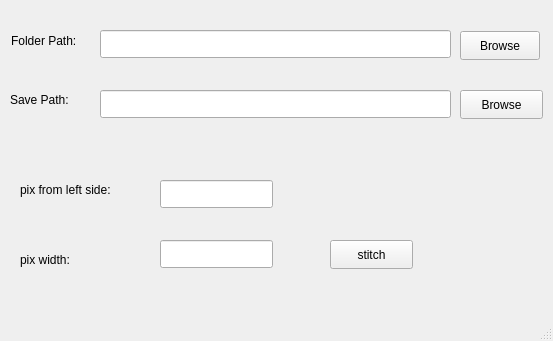
<?xml version="1.0" encoding="UTF-8"?>
<ui version="4.0">
 <class>MainWindow</class>
 <widget class="QMainWindow" name="MainWindow">
  <property name="geometry">
   <rect>
    <x>0</x>
    <y>0</y>
    <width>553</width>
    <height>341</height>
   </rect>
  </property>
  <property name="windowTitle">
   <string>MainWindow</string>
  </property>
  <widget class="QWidget" name="centralwidget">
   <widget class="QLabel" name="label_1">
    <property name="geometry">
     <rect>
      <x>11</x>
      <y>31</y>
      <width>77</width>
      <height>20</height>
     </rect>
    </property>
    <property name="text">
     <string>Folder Path:</string>
    </property>
   </widget>
   <widget class="QPushButton" name="pushButton_1">
    <property name="geometry">
     <rect>
      <x>460</x>
      <y>31</y>
      <width>80</width>
      <height>29</height>
     </rect>
    </property>
    <property name="text">
     <string>Browse</string>
    </property>
   </widget>
   <widget class="QLineEdit" name="lineEdit_2">
    <property name="geometry">
     <rect>
      <x>100</x>
      <y>90</y>
      <width>351</width>
      <height>28</height>
     </rect>
    </property>
   </widget>
   <widget class="QLabel" name="label_2">
    <property name="geometry">
     <rect>
      <x>10</x>
      <y>90</y>
      <width>66</width>
      <height>20</height>
     </rect>
    </property>
    <property name="text">
     <string>Save Path:</string>
    </property>
   </widget>
   <widget class="QPushButton" name="pushButton_2">
    <property name="geometry">
     <rect>
      <x>460</x>
      <y>90</y>
      <width>83</width>
      <height>29</height>
     </rect>
    </property>
    <property name="text">
     <string>Browse</string>
    </property>
   </widget>
   <widget class="QLineEdit" name="lineEdit_1">
    <property name="geometry">
     <rect>
      <x>100</x>
      <y>30</y>
      <width>351</width>
      <height>28</height>
     </rect>
    </property>
   </widget>
   <widget class="QLabel" name="label_3">
    <property name="geometry">
     <rect>
      <x>20</x>
      <y>180</y>
      <width>131</width>
      <height>20</height>
     </rect>
    </property>
    <property name="text">
     <string>pix from left side:</string>
    </property>
   </widget>
   <widget class="QLineEdit" name="lineEdit_3">
    <property name="geometry">
     <rect>
      <x>160</x>
      <y>180</y>
      <width>113</width>
      <height>28</height>
     </rect>
    </property>
   </widget>
   <widget class="QLabel" name="label_4">
    <property name="geometry">
     <rect>
      <x>20</x>
      <y>250</y>
      <width>91</width>
      <height>20</height>
     </rect>
    </property>
    <property name="text">
     <string>pix width:</string>
    </property>
   </widget>
   <widget class="QLineEdit" name="lineEdit_4">
    <property name="geometry">
     <rect>
      <x>160</x>
      <y>240</y>
      <width>113</width>
      <height>28</height>
     </rect>
    </property>
   </widget>
   <widget class="QPushButton" name="pushButton_3">
    <property name="geometry">
     <rect>
      <x>330</x>
      <y>240</y>
      <width>83</width>
      <height>29</height>
     </rect>
    </property>
    <property name="text">
     <string>stitch</string>
    </property>
   </widget>
  </widget>
  <widget class="QMenuBar" name="menubar">
   <property name="geometry">
    <rect>
     <x>0</x>
     <y>0</y>
     <width>553</width>
     <height>25</height>
    </rect>
   </property>
  </widget>
  <widget class="QStatusBar" name="statusbar"/>
 </widget>
 <resources/>
 <connections/>
</ui>
